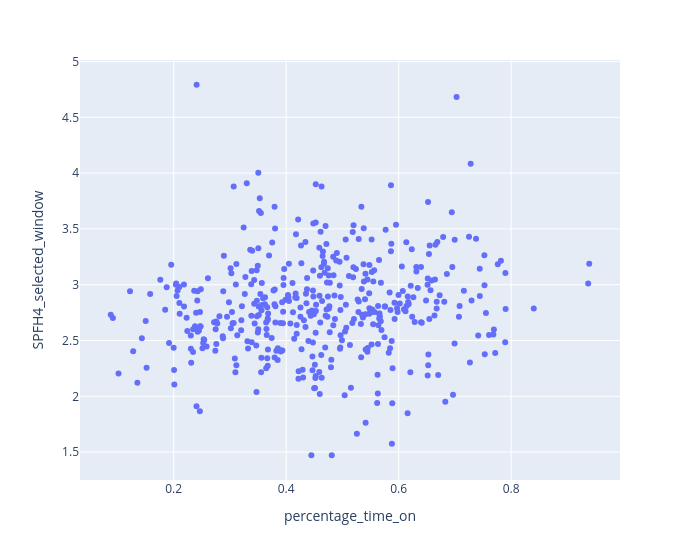

The notebook cell this image was saved under:
### Code cell
px.scatter(homes_with_features, x="percentage_time_on", y="SPFH4_selected_window", width=700)

### Figure 1 — Plotly figure (JSON) as saved in the notebook; plotly's stock layout.template omitted (floating-point values rounded to 4 significant figures; data arrays with more than 128 entries replaced by an {"elided": "..."} marker saying what was removed)
{"data": [{"hovertemplate": "percentage_time_on=%{x}<br>SPFH4_selected_window=%{y}<extra></extra>", "legendgroup": "", "marker": {"color": "#636efa", "symbol": "circle"}, "mode": "markers", "name": "", "orientation": "v", "showlegend": false, "type": "scatter", "x": {"elided": "428 float values"}, "xaxis": "x", "y": {"elided": "428 float values"}, "yaxis": "y"}], "layout": {"legend": {"tracegroupgap": 0}, "margin": {"t": 60}, "width": 700, "xaxis": {"anchor": "y", "domain": [0, 1], "title": {"text": "percentage_time_on"}}, "yaxis": {"anchor": "x", "domain": [0, 1], "title": {"text": "SPFH4_selected_window"}}}}
